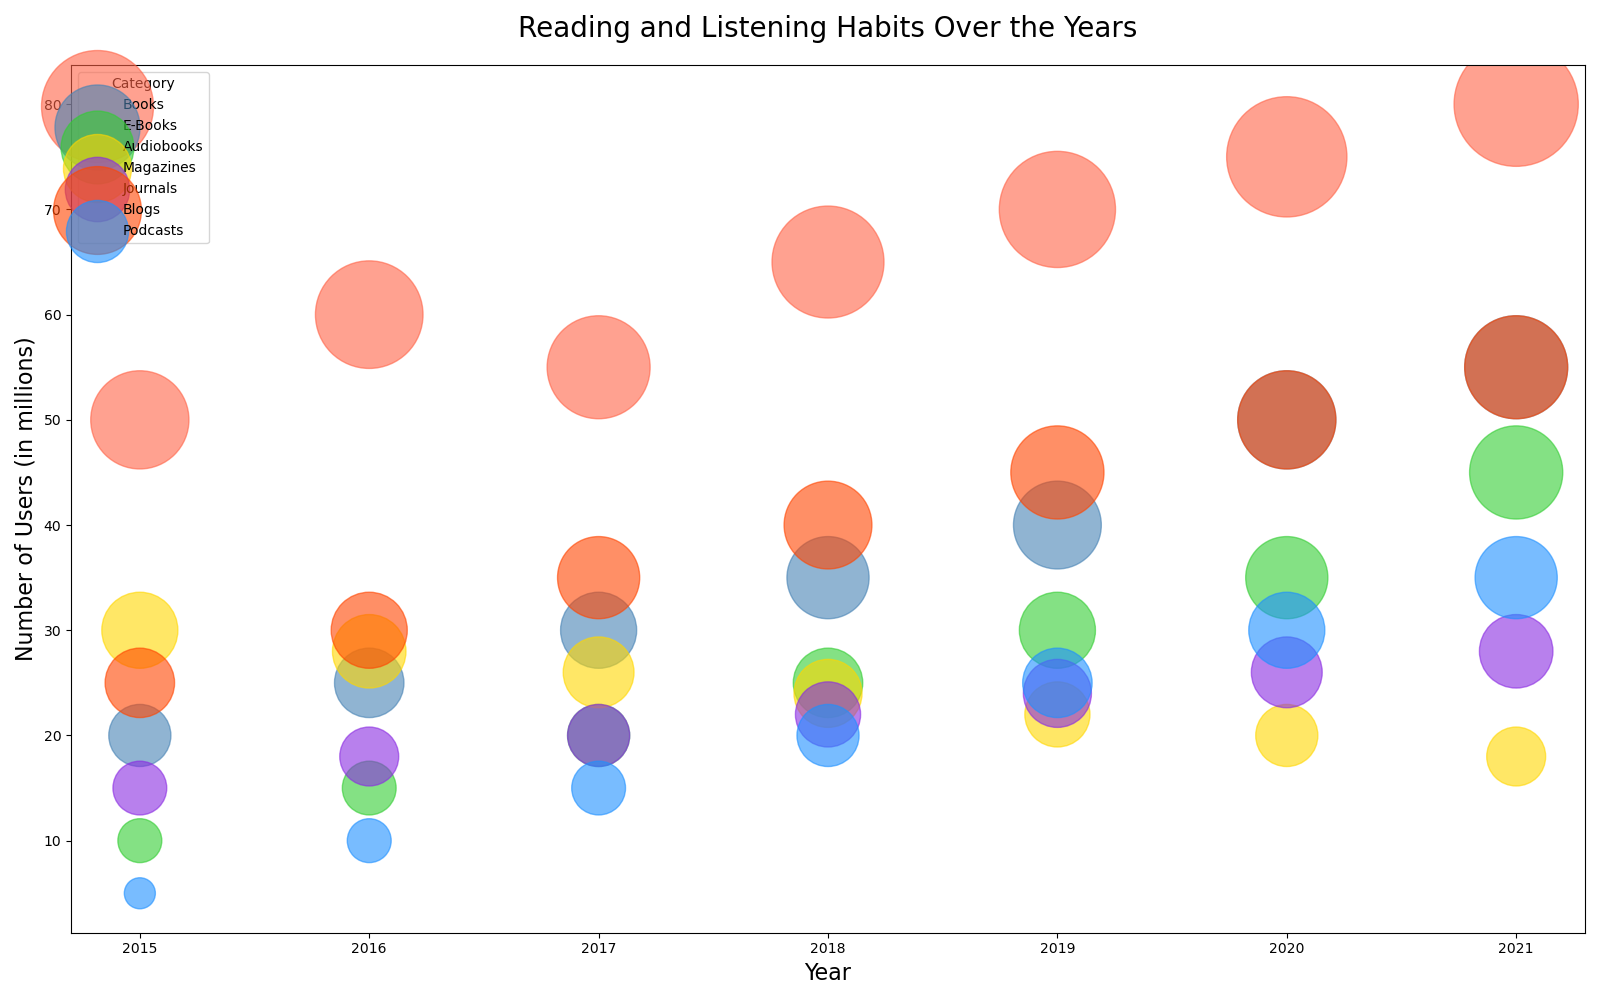

Python code for this plot:

import matplotlib.pyplot as plt
import numpy as np

# Data
years = ['2015', '2016', '2017', '2018', '2019', '2020', '2021']
books = [50, 60, 55, 65, 70, 75, 80]
ebooks = [20, 25, 30, 35, 40, 50, 55]
audiobooks = [10, 15, 20, 25, 30, 35, 45]
magazines = [30, 28, 26, 24, 22, 20, 18]
journals = [15, 18, 20, 22, 24, 26, 28]
blogs = [25, 30, 35, 40, 45, 50, 55]
podcasts = [5, 10, 15, 20, 25, 30, 35]

# Bubble sizes
bubble_scale = 100
book_sizes = np.array(books) * bubble_scale
ebook_sizes = np.array(ebooks) * bubble_scale
audiobook_sizes = np.array(audiobooks) * bubble_scale
magazine_sizes = np.array(magazines) * bubble_scale
journal_sizes = np.array(journals) * bubble_scale
blog_sizes = np.array(blogs) * bubble_scale
podcast_sizes = np.array(podcasts) * bubble_scale

fig, ax = plt.subplots(figsize=(16, 10))

# Create scatter points for each category
ax.scatter(years, books, s=book_sizes, color='#FF6347', alpha=0.6, label='Books')
ax.scatter(years, ebooks, s=ebook_sizes, color='#4682B4', alpha=0.6, label='E-Books')
ax.scatter(years, audiobooks, s=audiobook_sizes, color='#32CD32', alpha=0.6, label='Audiobooks')
ax.scatter(years, magazines, s=magazine_sizes, color='#FFD700', alpha=0.6, label='Magazines')
ax.scatter(years, journals, s=journal_sizes, color='#8A2BE2', alpha=0.6, label='Journals')
ax.scatter(years, blogs, s=blog_sizes, color='#FF4500', alpha=0.6, label='Blogs')
ax.scatter(years, podcasts, s=podcast_sizes, color='#1E90FF', alpha=0.6, label='Podcasts')

# Chart title and labels
ax.set_title('Reading and Listening Habits Over the Years', fontsize=20, pad=20)
ax.set_xlabel('Year', fontsize=16)
ax.set_ylabel('Number of Users (in millions)', fontsize=16)

# Legend
ax.legend(loc='upper left', title='Category')

plt.tight_layout()
plt.show()
